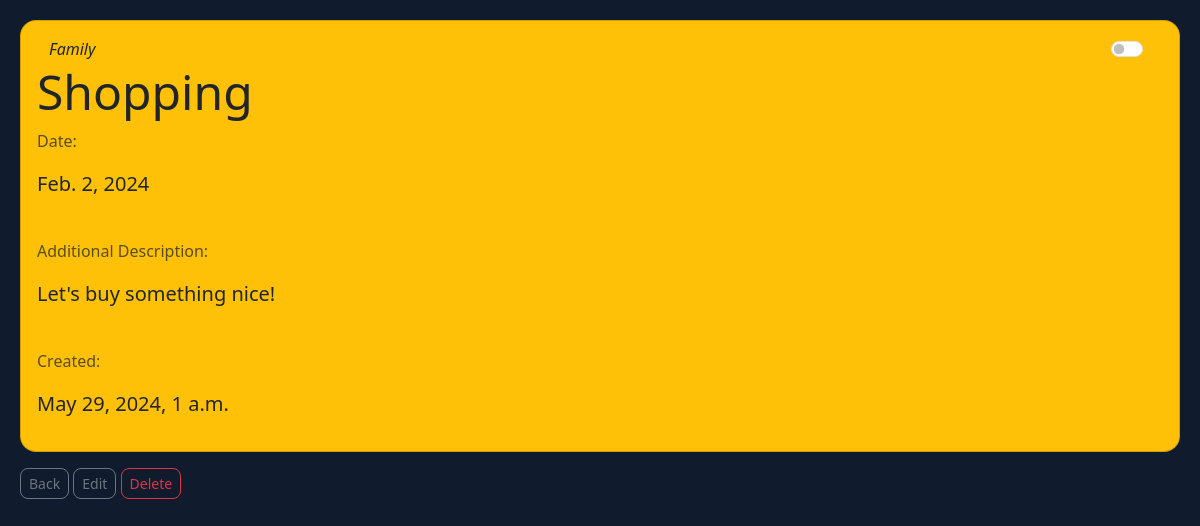
The app's page /show_task/2 with its own data.
### reminders/models.py (models this page shows)
class Reminder(models.Model):
    name = models.CharField('Reminder', max_length=120)
    board = models.ForeignKey(Board, blank=True, null=True, on_delete=models.SET_NULL)
    date = models.DateField('Date')
    reminder_time = models.TimeField('Time', blank=True, null=True)
    description = models.TextField(blank=True)
    assignee = models.ManyToManyField(MyUser, blank=True)
    status = models.BooleanField('Status', default=False)
    created_date = datetime.now()
    created_by = User
    def __str__(self):
        return self.name

class Board(models.Model):
    name = models.CharField('Board Name', max_length=120)
    color = models.CharField('Board Color', max_length=20)
    people = models.ManyToManyField(MyUser)
    def __str__(self):
        return self.name

### reminders/views.py (the view)
# urls.py: path('show_task/<reminder_id>', views.show_task, name="show-task"),
def show_task(request, reminder_id):
    reminder = Reminder.objects.get(pk=reminder_id)
    return render(request, 'reminders/show_task.html',
                  {'reminder': reminder})

### reminders/templates/reminders/show_task.html (shortened to what this page needs)
<!doctype html>
<html lang="en">
  <head>
    <link href="https://cdn.jsdelivr.net/npm/bootstrap@5.3.2/dist/css/bootstrap.min.css" rel="stylesheet">
</head>
  <body>
    <div class="card bg-{{reminder.board.color}} mb-3 rounded-4">
        <div class="card-body">
          <div class="container">
            <div class="row">
              <div class="col text-start">
                <p class="card-text"><em>{{reminder.board}}</em></p>
              </div>
              <div class="col d-flex justify-content-end">
                {% include 'reminders/switch.html' %}
          </div>
        </div>
      </div>
        <h1 class="card-title">{{reminder}}</h1>
            <p class="card-text text-body-secondary fs-8">Date:</p>
            {% if reminder.reminder_time == None %}
            <p class="card-text fs-5">{{reminder.date}}</p>
            {% else %}
            <p class="card-text fs-5">{{reminder.date}} - {{reminder.reminder_time | time:"H:i"}}</p>
            {% endif %}
<br/>
            <p class="card-text text-body-secondary fs-8">Additional Description:</p>
            <p class="card-text fs-5">{{reminder.description}}</p>
<br/>
            <p class="card-text text-body-secondary fs-8">Created:</p>
            <p class="card-text fs-5">{{reminder.created_date}}</p>
        </div>
      </div>
      <a href="{% url 'home'%}" class="btn btn-outline-secondary btn-sm rounded-3">Back</a>
      <a href="{% url 'edit-reminder' reminder.id%}" class="btn btn-outline-secondary btn-sm rounded-3">Edit</a></td>
      <a href="{% url 'delete-reminder' reminder.id%}" class="btn btn-outline-danger btn-sm rounded-3">Delete</a>
  </body>
</html>

### reminders/templates/reminders/show_task.html (style rules this page uses)
body { background-color: #101C2E; color: #5D8BFF; margin-left: 20px; margin-right: 20px; margin-top: 20px; }
h1 { font-size: 3em; }

### records on screen
Reminder: board "Family", name "Shopping", date "Feb. 2, 2024", description "Let's buy something nice!", created_date "May 29, 2024, 1 a.m."
